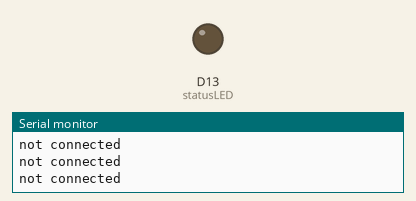
Simulated run of this sketch. Board: Arduino Nano 33 IoT. Shown: output pins drawn as LEDs (lit = HIGH), the last lines printed to the serial monitor. Nothing arrives over Bluetooth unless stated; a phone connects over Bluetooth LE 3 s after start.

Above: at 0.35 s.
At 8.85 s:
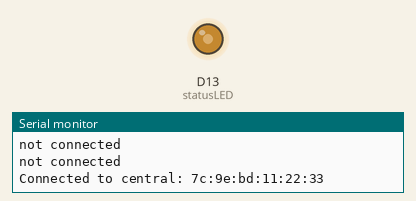
Timing chart, 0 to 11.5 s (numbered marks = the images above):
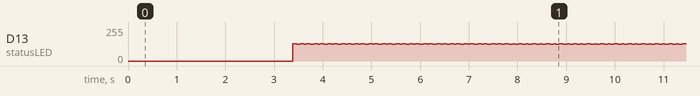

Measured:
- by itself, D13 (statusLED): moves between 124/255 and 131/255, repeating every 8.6 s

The sketch:

sense-bt-fw.ino
```cpp
/*****************
  Sense BT

  M A Chatterjee

  supports streaming accel & gyro information for gesture reco via BLE 5.

  See README.md in this repo for more details.

  This fw for Xiao BLE Sense
  =======
  revisions
  2022-06-20 started..

 ****************/

#include "Wire.h"

#include "LSM6DS3.h"
#include <ArduinoBLE.h>

#define DBG_STREAM_SERIAL (false)
#define FWVERSION (0x00001001)

#define SENSE_BT(val)         ("19701201-" val "-ab15-cd17-1f3e5d7e2020")
BLEService                     service            (SENSE_BT("0000"));
BLEUnsignedIntCharacteristic   versCharacteristic (SENSE_BT("1001"), BLERead);
BLECharacteristic              acclCharacteristic (SENSE_BT("4001"), BLENotify, 3 * sizeof(float)); // 3 floats in units of G
BLECharacteristic              gyroCharacteristic (SENSE_BT("5001"), BLENotify, 3 * sizeof(float)); // 3 floats in units of deg / s
BLECharacteristic              magsCharacteristic (SENSE_BT("6001"), BLENotify, 3 * sizeof(float)); // 3 floats in units of gauss (not avail all boards)

const int statusLED = LED_BUILTIN; // pin to use for the LED

int showDebugSerial = DBG_STREAM_SERIAL;

//Create a instance of class LSM6DS3
LSM6DS3 lms6DS_IMU(I2C_MODE, 0x6A);    //I2C device address 0x6A


// note
void setup() {
  // LED pin to output mode
  pinMode(statusLED,OUTPUT);

  digitalWrite(statusLED, LOW);

  Serial.begin(115200);
  delay(333);

  // begin initialization
  if (!BLE.begin()) {
    if (Serial)
      Serial.println("starting BLE service failed!");
    while (1);
  }


  String address = BLE.address();
  address.toUpperCase();
  String  name = "xp_sense_ble";

  if (Serial) {
    Serial.print("address = ");
    Serial.println(address);
    Serial.print("device_name = ");
    Serial.println(name);
  }


  BLE.setLocalName(name.c_str());
  //BLE.setDeviceName(name.c_str());


  // now set up the BLE services (characteristics)

  versCharacteristic.setValue(FWVERSION);

  service.addCharacteristic(versCharacteristic);
  service.addCharacteristic(acclCharacteristic);
  service.addCharacteristic(gyroCharacteristic);


  //xcmdCharacteristic.writeValue(xmcdBytes, sizeof(xmcdBytes));

  BLE.addService(service);
  // start advertising
  BLE.advertise();

  if (Serial) {
    Serial.println("Setting up IMU");
  }
  if (lms6DS_IMU.begin()!= 0) {
    if (Serial)
      Serial.println("IMU setup Error");
  }
  else {
    if (Serial)
      Serial.println("IMU ready");
  }
}

int x = HIGH;

void loop() {
  digitalWrite(statusLED, LOW); // turn off until connected

  BLEDevice central = BLE.central();

  if (central) {
    if (Serial) {
      Serial.print("Connected to central: ");
      // print the central's MAC address:
      Serial.println(central.address());
    }

   while (central.connected()) {
      digitalWrite(statusLED, x); // set LED to blink when transmitting data.  comment out to save power
      x = x== HIGH ? LOW : HIGH;

      if (showDebugSerial) {
         showDebugToSerial();
      }
      if (acclCharacteristic.subscribed() ) {

        float accl[3] = { lms6DS_IMU.readFloatAccelX(), lms6DS_IMU.readFloatAccelY(), lms6DS_IMU.readFloatAccelZ() };

        acclCharacteristic.writeValue(accl, sizeof(accl));
      }
      delay(1);
      if (gyroCharacteristic.subscribed() ) {

        float gyro[3] = { lms6DS_IMU.readFloatGyroX(), lms6DS_IMU.readFloatGyroY(), lms6DS_IMU.readFloatGyroZ() };

        gyroCharacteristic.writeValue(gyro, sizeof(gyro));
      }
      delay(1);
    }
  }
  if (Serial) {
    Serial.println("not connected");
  }
  BLE.advertise();

}

void showDebugToSerial() {
    if (Serial) {
        //Accelerometer
      Serial.print("\nAccl :\n");
      Serial.print(" x:");
      Serial.println(lms6DS_IMU.readFloatAccelX(), 4);
      Serial.print(" y: ");
      Serial.println(lms6DS_IMU.readFloatAccelY(), 4);
      Serial.print(" z: ");
      Serial.println(lms6DS_IMU.readFloatAccelZ(), 4);

      //Gyroscope
      Serial.print("\nGyroscope:\n");
      Serial.print(" x:");
      Serial.println(lms6DS_IMU.readFloatGyroX(), 4);
      Serial.print(" y: ");
      Serial.println(lms6DS_IMU.readFloatGyroY(), 4);
      Serial.print(" z: ");
      Serial.println(lms6DS_IMU.readFloatGyroZ(), 4);

      //Thermometer
      Serial.print("\nTemp:\n");
      Serial.print(" Degrees C1 = ");
      Serial.println(lms6DS_IMU.readTempC(), 4);
      Serial.print(" Degrees F1 = ");
      Serial.println(lms6DS_IMU.readTempF(), 4);
      delay(2);
    }
}
```
